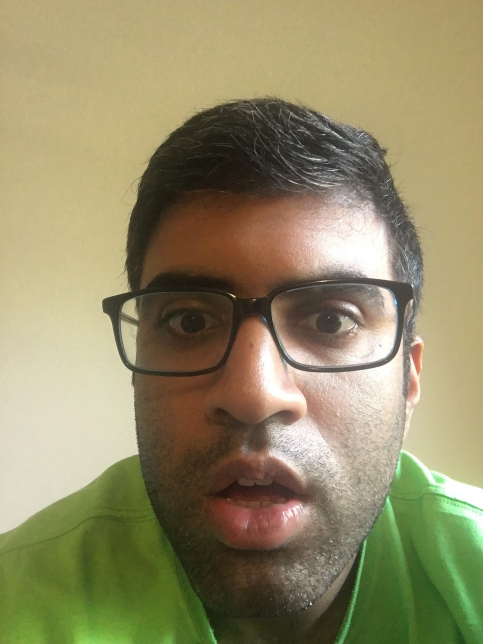
%> input picture 1/prob_hybrid/data/me_surp.JPG, 966 x 1288 px (shown at 1/2 size)
$ octave me_color.m   (GNU Octave 9; MATLAB toolbox functions it lacks are replaced by stand-ins)
%> lines starting %> are read from the running program, lines starting %| are printed output that depends on the picture
### 1/prob_hybrid/vis_hybrid_image.m
function output = vis_hybrid_image(hybrid_image)
%visualize a hybrid image by progressively downsampling the image and
%concatenating all of the images together.

scales = 5; %how many downsampled versions to create
scale_factor = 0.5; %how much to downsample each time
padding = 5; %how many pixels to pad.

original_height = size(hybrid_image,1);
num_colors = size(hybrid_image,3); %counting how many color channels the input has
output = hybrid_image;
cur_image = hybrid_image;

for i = 2:scales
    %add padding
    output = cat(2, output, ones(original_height, padding, num_colors));

    %dowsample image;
    cur_image = imresize(cur_image, scale_factor, 'bilinear');
    %pad the top and append to the output
    tmp = cat(1,ones(original_height - size(cur_image,1), size(cur_image,2), num_colors), cur_image);
    output = cat(2, output, tmp);
end


%code by James Hays

### 1/prob_hybrid/1 (a) case me/Color/me_color.m
% Debugging tip: You can split your MATLAB code into cells using "%%"
% comments. The cell containing the cursor has a light yellow background,
% and you can press Ctrl+Enter to run just the code in that cell. This is
% useful when projects get more complex and slow to rerun from scratch

close all; % closes all figures

%% Setup
% read images and convert to floating point format
%image1 = im2single(imread('C:/Users/vidurkakar/Desktop/hw1/prob_hybrid/data/dog.bmp'));
%image2 = im2single(imread('C:/Users/vidurkakar/Desktop/hw1/prob_hybrid/data/cat.bmp'));

image2 = im2single(imread('data/me_surp.jpg'));
image1 = im2single(imread('data/me_happy1.jpg'));
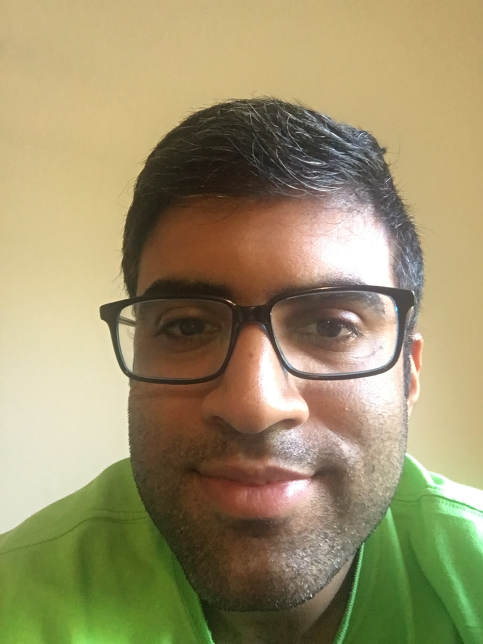
%> input picture 1/prob_hybrid/data/me_happy1.JPG, 966 x 1288 px (shown at 1/2 size)

%image1=rgb2gray(image1);
%image2=rgb2gray(image2);
% Several additional test cases are provided for you, but feel free to make
% your own (you'll need to align the images in a photo editor such as
% Photoshop). The hybrid images will differ depending on which image you
% assign as image1 (which will provide the low frequencies) and which image
% you asign as image2 (which will provide the high frequencies)

%% Filtering and Hybrid Image construction
cutoff_frequency = 15; %This is the standard deviation, in pixels, of the
% Gaussian blur that will remove the high frequencies from one image and
% remove the low frequencies from another image (by subtracting a blurred
% version from the original version). You will want to tune this for every
% image pair to get the best results.
%filter = fspecial('Gaussian', cutoff_frequency*4+1, cutoff_frequency);

%%%%%%%%%%%%%%%%%%%%%%%%%%%%%%%%%%%%%%%%%%%%%%%%%%%%%%%%%%%%%%%%%%%
% YOUR CODE BELOW. Use imfilter() to create 'low_frequencies' and
% 'high_frequencies' and then combine them to create 'hybrid_image'
%%%%%%%%%%%%%%%%%%%%%%%%%%%%%%%%%%%%%%%%%%%%%%%%%%%%%%%%%%%%%%%%%%%

%%%%%%%%%%%%%%%%%%%%%%%%%%%%%%%%%%%%%%%%%%%%%%%%%%%%%%%%%%%%%%%%%%%%%%%%
% Remove the high frequencies from image1 by blurring it. The amount of
% blur that works best will vary with different image pairs
%%%%%%%%%%%%%%%%%%%%%%%%%%%%%%%%%%%%%%%%%%%%%%%%%%%%%%%%%%%%%%%%%%%%%%%%

%low_frequencies =
low_frequencies = imfilter(image1,fspecial('gaussian',[30 30], cutoff_frequency));

%%%%%%%%%%%%%%%%%%%%%%%%%%%%%%%%%%%%%%%%%%%%%%%%%%%%%%%%%%%%%%%%%%%%%%%%
% Remove the low frequencies from image2. The easiest way to do this is to
% subtract a blurred version of image2 from the original version of image2.
% This will give you an image centered at zero with negative values.
%%%%%%%%%%%%%%%%%%%%%%%%%%%%%%%%%%%%%%%%%%%%%%%%%%%%%%%%%%%%%%%%%%%%%%%%

%high_frequencies =
high_frequencies = imfilter(image2,fspecial('gaussian',[30 30], cutoff_frequency));
high_frequencies=imsubtract(image2,high_frequencies);

%%%%%%%%%%%%%%%%%%%%%%%%%%%%%%%%%%%%%%%%%%%%%%%%%%%%%%%%%%%%%%%%%%%%%%%%
% Combine the high frequencies and low frequencies
%%%%%%%%%%%%%%%%%%%%%%%%%%%%%%%%%%%%%%%%%%%%%%%%%%%%%%%%%%%%%%%%%%%%%%%%

%hybrid_image =

hybrid_image=imadd(low_frequencies, high_frequencies);
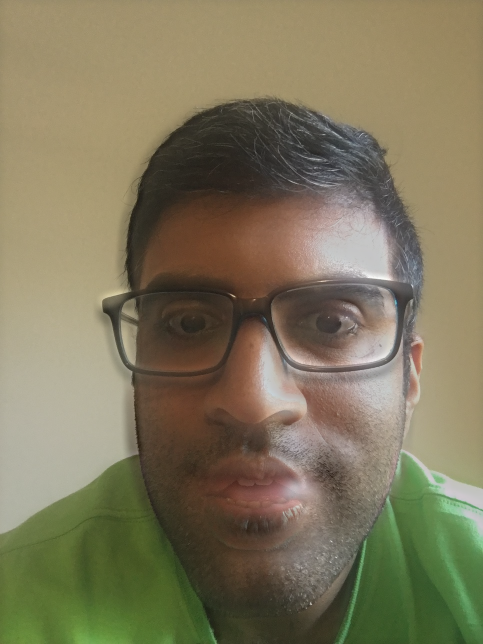
%> hybrid_image: size 1288x966x3 single (shown at 1/2 size); mean R, G, B 0.609, 0.566, 0.415; mean of the top-left, top-right, bottom-left and bottom-right quarters 0.56, 0.575, 0.453, 0.532; drawn with min black and max white

%% Visualize and save outputs
figure(1); imshow(low_frequencies)
figure(2); imshow(high_frequencies + -0.5);
vis = vis_hybrid_image(hybrid_image);
%> the loop in vis_hybrid_image, `for i = 2:scales` made 4 passes
%> pass 1, in vis_hybrid_image, `tmp = cat(1,ones(original_height - size(cur_image,1), size(cur_image,2..`:
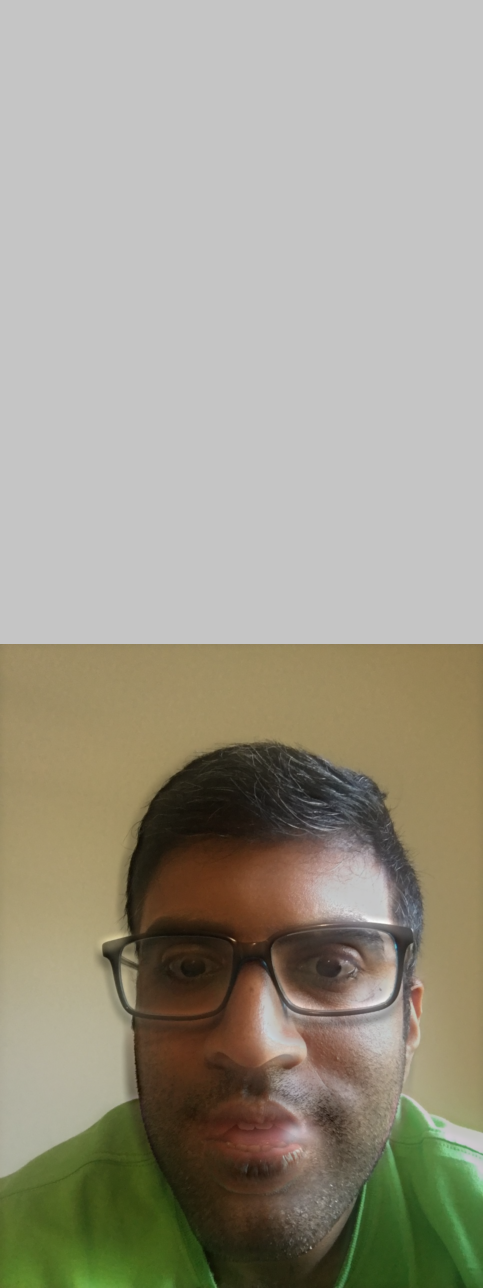
%> tmp: size 1288x483x3 single; mean R, G, B 0.804, 0.783, 0.707; drawn with min black and max white
%> after the loop in vis_hybrid_image, `for i = 2:scales`:
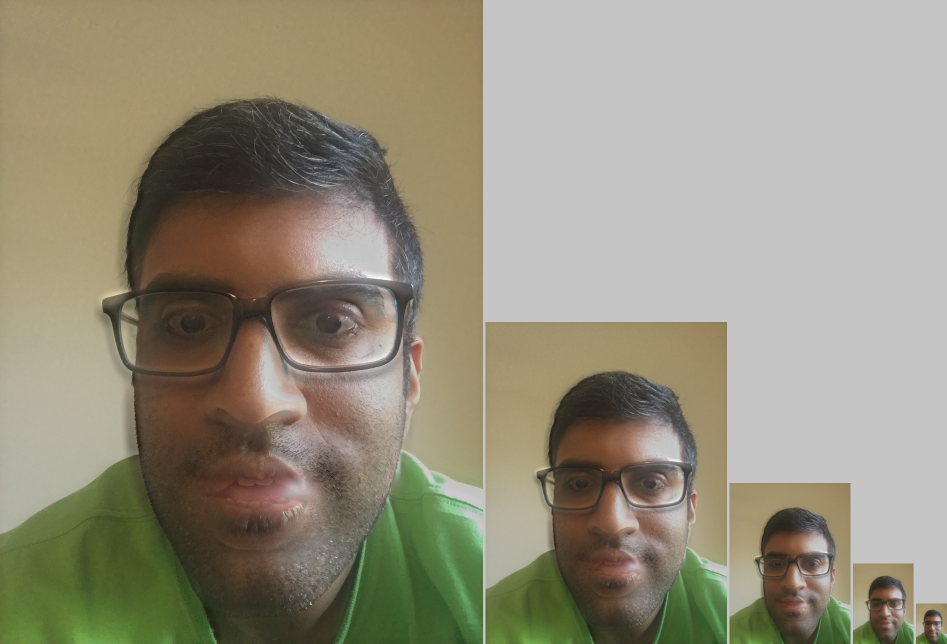
%> output: size 1288x1893x3 single (shown at 1/2 size); mean R, G, B 0.733, 0.705, 0.601; drawn with min black and max white
figure(3); imshow(vis);
%> after `imshow(vis)`:
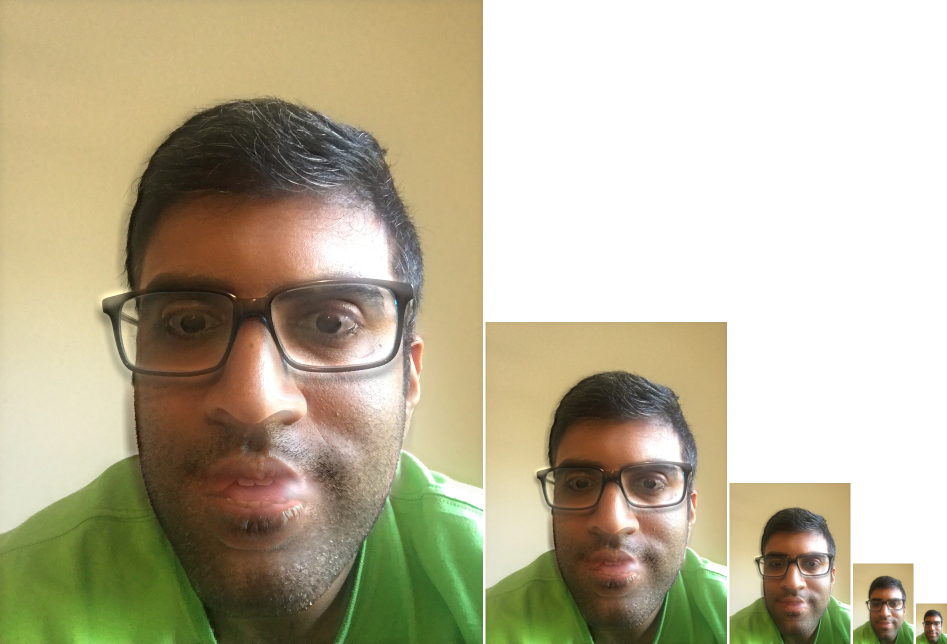
%> displayed picture: size 1288x1893x3, on the screen's scale of 0 to 255 (shown at 1/2 size); mean R, G, B 187.1, 179.8, 153.5
imwrite(low_frequencies, 'low_frequencies.jpg', 'quality', 95);
imwrite(high_frequencies + 0.5, 'high_frequencies.jpg', 'quality', 95);
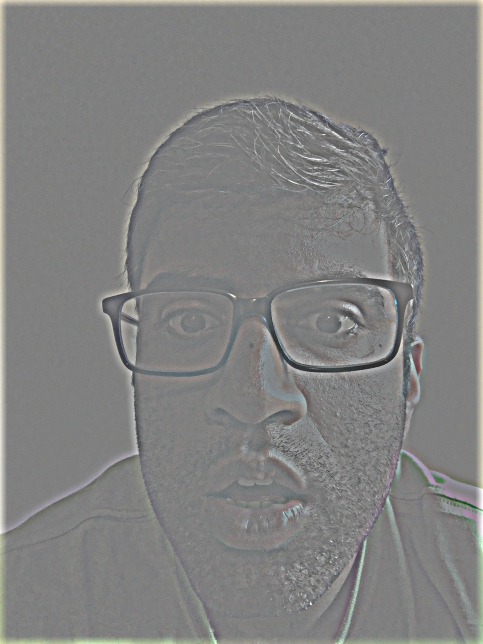
%> saved as high_frequencies.jpg: size 1288x966x3 uint8 (shown at 1/2 size); mean R, G, B 129.5, 129.5, 128.9
imwrite(hybrid_image, 'hybrid_image.jpg', 'quality', 95);
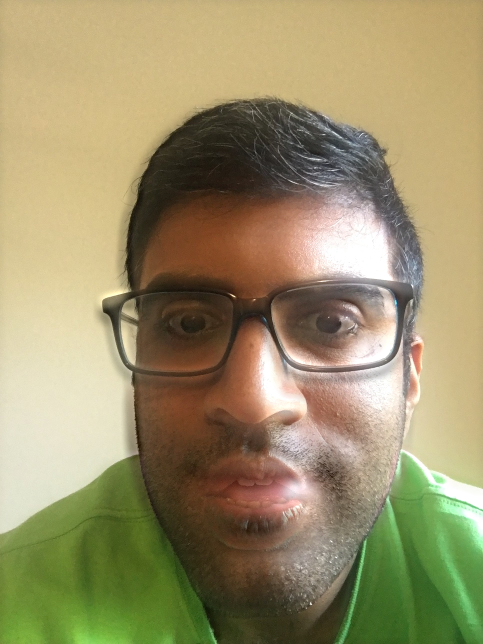
%> saved as hybrid_image.jpg: size 1288x966x3 uint8 (shown at 1/2 size); mean R, G, B 155.1, 144.3, 105.7
imwrite(vis, 'hybrid_image_scales.jpg', 'quality', 95);
